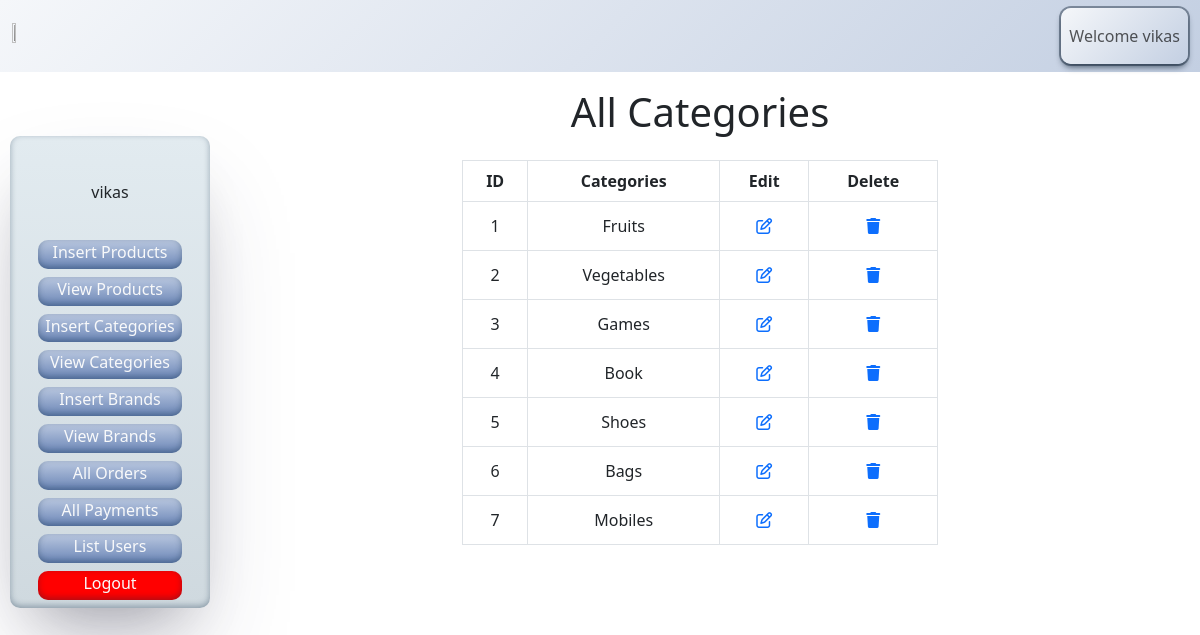
The app's page /admin_area/index.php?view_categories (signed in) with its own data.
### tables this page shows
CREATE TABLE `categories` (
  `cat_id` int(10) NOT NULL,
  `cat_title` varchar(100) NOT NULL
);

### admin_area/view_categories.php (the view, shortened to what this page needs)
<?php
include('../includes/connect.php');
echo "<h1 class='text-center'>All Categories</h1>
<table class='table table-bordered text-center my-4 w-50 m-auto'>
        <thead>
                        <tr>
                            <th>ID</th>
                            <th>Categories</th>
                            <th>Edit</th>
                            <th>Delete</th>
                        </tr>
                    </thead> ";
$get_categories = "SELECT * from categories";
$result_get_cat = mysqli_query($con,$get_categories );
$s_no = 1;
while($row= mysqli_fetch_assoc($result_get_cat))
{
    $cat_id = $row['cat_id'];
    $cat_title = $row['cat_title'];
    echo "<tr class='text-capitalize'>
    <td ><div class='my-1'>$s_no</div></td>
    <td ><div class='my-1'>$cat_title</div></td>
    <td><div class='my-1'><a href='index.php?edit_cat=$cat_id' ><i class='fa-regular fa-pen-to-square'></i></a></div></td>
    <td><div class='my-1'><a  href='index.php?delete_cat=<?php echo $cat_id?>' data-bs-toggle='modal' data-bs-target='#exampleModal'><i class='fa-solid fa-trash'></i></a></div></td>
    </tr>
    ";
    $s_no++;
}
?>

### all.css (style rules this page uses)
.fa-trash:before { content: "\f1f8"; }

### admin_area/index.php (style rules this page uses)
* { margin: 0; padding: 0; }
a { text-decoration:none; }

### records on screen
categories: cat_title "Fruits"
categories: cat_title "Vegetables"
categories: cat_title "Games"
categories: cat_title "Book"
categories: cat_title "Shoes"
categories: cat_title "Bags"
categories: cat_title "Mobiles"

### other values on screen
$admin "vikas"
